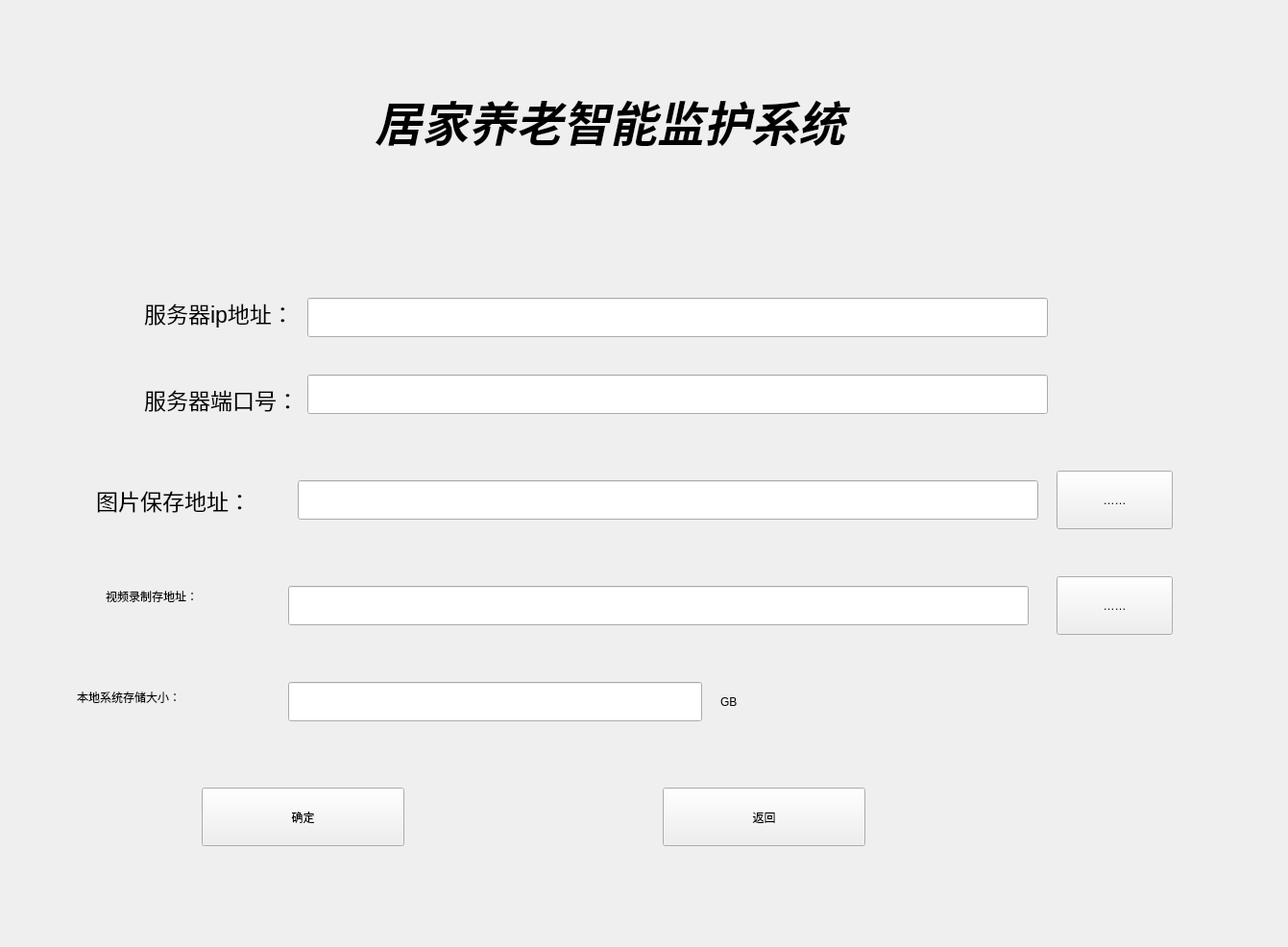
<?xml version="1.0" encoding="UTF-8"?>
<ui version="4.0">
 <class>Setting</class>
 <widget class="QWidget" name="Setting">
  <property name="geometry">
   <rect>
    <x>0</x>
    <y>0</y>
    <width>1341</width>
    <height>986</height>
   </rect>
  </property>
  <property name="windowTitle">
   <string>Form</string>
  </property>
  <widget class="QPushButton" name="pushButton">
   <property name="geometry">
    <rect>
     <x>210</x>
     <y>820</y>
     <width>211</width>
     <height>61</height>
    </rect>
   </property>
   <property name="text">
    <string>确定</string>
   </property>
  </widget>
  <widget class="QLineEdit" name="video_lineEdit">
   <property name="geometry">
    <rect>
     <x>300</x>
     <y>610</y>
     <width>771</width>
     <height>41</height>
    </rect>
   </property>
   <property name="readOnly">
    <bool>true</bool>
   </property>
  </widget>
  <widget class="QPushButton" name="pushButton_2">
   <property name="geometry">
    <rect>
     <x>690</x>
     <y>820</y>
     <width>211</width>
     <height>61</height>
    </rect>
   </property>
   <property name="text">
    <string>返回</string>
   </property>
  </widget>
  <widget class="QPushButton" name="pushButton_3">
   <property name="geometry">
    <rect>
     <x>1100</x>
     <y>490</y>
     <width>121</width>
     <height>61</height>
    </rect>
   </property>
   <property name="text">
    <string>……</string>
   </property>
  </widget>
  <widget class="QPushButton" name="pushButton_4">
   <property name="geometry">
    <rect>
     <x>1100</x>
     <y>600</y>
     <width>121</width>
     <height>61</height>
    </rect>
   </property>
   <property name="text">
    <string>……</string>
   </property>
  </widget>
  <widget class="QLabel" name="plant_label">
   <property name="geometry">
    <rect>
     <x>100</x>
     <y>490</y>
     <width>221</width>
     <height>61</height>
    </rect>
   </property>
   <property name="font">
    <font>
     <pointsize>17</pointsize>
    </font>
   </property>
   <property name="locale">
    <locale language="Chinese" country="China"/>
   </property>
   <property name="text">
    <string>图片保存地址：</string>
   </property>
  </widget>
  <widget class="QLabel" name="local_label">
   <property name="geometry">
    <rect>
     <x>80</x>
     <y>700</y>
     <width>241</width>
     <height>51</height>
    </rect>
   </property>
   <property name="text">
    <string>本地系统存储大小：</string>
   </property>
  </widget>
  <widget class="QLabel" name="ip_label">
   <property name="geometry">
    <rect>
     <x>150</x>
     <y>300</y>
     <width>201</width>
     <height>51</height>
    </rect>
   </property>
   <property name="font">
    <font>
     <pointsize>17</pointsize>
    </font>
   </property>
   <property name="locale">
    <locale language="Chinese" country="China"/>
   </property>
   <property name="text">
    <string>服务器ip地址：</string>
   </property>
  </widget>
  <widget class="QLabel" name="GB_label">
   <property name="geometry">
    <rect>
     <x>750</x>
     <y>700</y>
     <width>181</width>
     <height>61</height>
    </rect>
   </property>
   <property name="text">
    <string>GB</string>
   </property>
  </widget>
  <widget class="QLineEdit" name="lineEdit_5">
   <property name="geometry">
    <rect>
     <x>320</x>
     <y>390</y>
     <width>771</width>
     <height>41</height>
    </rect>
   </property>
  </widget>
  <widget class="QLabel" name="name_label">
   <property name="geometry">
    <rect>
     <x>390</x>
     <y>70</y>
     <width>501</width>
     <height>111</height>
    </rect>
   </property>
   <property name="font">
    <font>
     <pointsize>37</pointsize>
     <weight>75</weight>
     <italic>true</italic>
     <bold>true</bold>
     <underline>false</underline>
    </font>
   </property>
   <property name="text">
    <string>居家养老智能监护系统</string>
   </property>
  </widget>
  <widget class="QLineEdit" name="ip_lineEdit">
   <property name="geometry">
    <rect>
     <x>320</x>
     <y>310</y>
     <width>771</width>
     <height>41</height>
    </rect>
   </property>
  </widget>
  <widget class="QLineEdit" name="plant_lineEdit">
   <property name="geometry">
    <rect>
     <x>310</x>
     <y>500</y>
     <width>771</width>
     <height>41</height>
    </rect>
   </property>
   <property name="readOnly">
    <bool>true</bool>
   </property>
  </widget>
  <widget class="QLineEdit" name="save_lineEdit">
   <property name="geometry">
    <rect>
     <x>300</x>
     <y>710</y>
     <width>431</width>
     <height>41</height>
    </rect>
   </property>
  </widget>
  <widget class="QLabel" name="video_label">
   <property name="geometry">
    <rect>
     <x>110</x>
     <y>580</y>
     <width>191</width>
     <height>81</height>
    </rect>
   </property>
   <property name="text">
    <string>视频录制存地址：</string>
   </property>
  </widget>
  <widget class="QLabel" name="connect_label">
   <property name="geometry">
    <rect>
     <x>150</x>
     <y>380</y>
     <width>221</width>
     <height>71</height>
    </rect>
   </property>
   <property name="font">
    <font>
     <pointsize>17</pointsize>
     <weight>50</weight>
     <bold>false</bold>
    </font>
   </property>
   <property name="locale">
    <locale language="Chinese" country="China"/>
   </property>
   <property name="text">
    <string>服务器端口号：</string>
   </property>
  </widget>
 </widget>
 <resources/>
 <connections/>
</ui>
